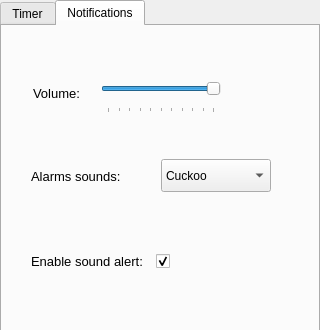
<?xml version="1.0" encoding="UTF-8"?>
<ui version="4.0">
 <class>Settings</class>
 <widget class="QDialog" name="Settings">
  <property name="geometry">
   <rect>
    <x>0</x>
    <y>0</y>
    <width>320</width>
    <height>330</height>
   </rect>
  </property>
  <property name="sizePolicy">
   <sizepolicy hsizetype="Fixed" vsizetype="Fixed">
    <horstretch>0</horstretch>
    <verstretch>0</verstretch>
   </sizepolicy>
  </property>
  <property name="minimumSize">
   <size>
    <width>300</width>
    <height>330</height>
   </size>
  </property>
  <property name="maximumSize">
   <size>
    <width>320</width>
    <height>330</height>
   </size>
  </property>
  <property name="windowTitle">
   <string>Settings</string>
  </property>
  <property name="modal">
   <bool>false</bool>
  </property>
  <layout class="QHBoxLayout" name="horizontalLayout">
   <property name="spacing">
    <number>0</number>
   </property>
   <property name="sizeConstraint">
    <enum>QLayout::SizeConstraint::SetNoConstraint</enum>
   </property>
   <property name="leftMargin">
    <number>0</number>
   </property>
   <property name="topMargin">
    <number>0</number>
   </property>
   <property name="rightMargin">
    <number>0</number>
   </property>
   <property name="bottomMargin">
    <number>0</number>
   </property>
   <item>
    <widget class="QTabWidget" name="tabWidget">
     <property name="enabled">
      <bool>true</bool>
     </property>
     <property name="sizePolicy">
      <sizepolicy hsizetype="Expanding" vsizetype="Expanding">
       <horstretch>0</horstretch>
       <verstretch>0</verstretch>
      </sizepolicy>
     </property>
     <property name="minimumSize">
      <size>
       <width>320</width>
       <height>340</height>
      </size>
     </property>
     <property name="maximumSize">
      <size>
       <width>320</width>
       <height>340</height>
      </size>
     </property>
     <property name="layoutDirection">
      <enum>Qt::LayoutDirection::LeftToRight</enum>
     </property>
     <property name="tabPosition">
      <enum>QTabWidget::TabPosition::North</enum>
     </property>
     <property name="tabShape">
      <enum>QTabWidget::TabShape::Rounded</enum>
     </property>
     <property name="currentIndex">
      <number>1</number>
     </property>
     <property name="elideMode">
      <enum>Qt::TextElideMode::ElideNone</enum>
     </property>
     <property name="movable">
      <bool>false</bool>
     </property>
     <widget class="QWidget" name="configTimer">
      <property name="sizePolicy">
       <sizepolicy hsizetype="Expanding" vsizetype="Expanding">
        <horstretch>0</horstretch>
        <verstretch>0</verstretch>
       </sizepolicy>
      </property>
      <property name="minimumSize">
       <size>
        <width>200</width>
        <height>250</height>
       </size>
      </property>
      <property name="maximumSize">
       <size>
        <width>350</width>
        <height>300</height>
       </size>
      </property>
      <attribute name="title">
       <string>Timer</string>
      </attribute>
      <layout class="QVBoxLayout" name="verticalLayout_2" stretch="0">
       <property name="spacing">
        <number>0</number>
       </property>
       <property name="sizeConstraint">
        <enum>QLayout::SizeConstraint::SetNoConstraint</enum>
       </property>
       <property name="leftMargin">
        <number>0</number>
       </property>
       <property name="topMargin">
        <number>0</number>
       </property>
       <property name="rightMargin">
        <number>0</number>
       </property>
       <property name="bottomMargin">
        <number>0</number>
       </property>
       <item>
        <widget class="QWidget" name="layout_timer_labels_2" native="true">
         <property name="sizePolicy">
          <sizepolicy hsizetype="Expanding" vsizetype="Expanding">
           <horstretch>0</horstretch>
           <verstretch>0</verstretch>
          </sizepolicy>
         </property>
         <property name="minimumSize">
          <size>
           <width>270</width>
           <height>283</height>
          </size>
         </property>
         <property name="maximumSize">
          <size>
           <width>300</width>
           <height>300</height>
          </size>
         </property>
         <layout class="QHBoxLayout" name="horizontalLayout_9" stretch="1,2">
          <property name="spacing">
           <number>10</number>
          </property>
          <property name="sizeConstraint">
           <enum>QLayout::SizeConstraint::SetMinimumSize</enum>
          </property>
          <property name="leftMargin">
           <number>3</number>
          </property>
          <property name="topMargin">
           <number>0</number>
          </property>
          <property name="rightMargin">
           <number>3</number>
          </property>
          <property name="bottomMargin">
           <number>3</number>
          </property>
          <item>
           <layout class="QVBoxLayout" name="verticalLayout">
            <property name="sizeConstraint">
             <enum>QLayout::SizeConstraint::SetNoConstraint</enum>
            </property>
            <property name="leftMargin">
             <number>10</number>
            </property>
            <property name="topMargin">
             <number>0</number>
            </property>
            <property name="rightMargin">
             <number>0</number>
            </property>
            <property name="bottomMargin">
             <number>0</number>
            </property>
            <item>
             <widget class="QLabel" name="label_TimerDuration">
              <property name="sizePolicy">
               <sizepolicy hsizetype="Expanding" vsizetype="Expanding">
                <horstretch>0</horstretch>
                <verstretch>0</verstretch>
               </sizepolicy>
              </property>
              <property name="minimumSize">
               <size>
                <width>0</width>
                <height>0</height>
               </size>
              </property>
              <property name="maximumSize">
               <size>
                <width>100</width>
                <height>30</height>
               </size>
              </property>
              <property name="baseSize">
               <size>
                <width>3</width>
                <height>0</height>
               </size>
              </property>
              <property name="font">
               <font>
                <pointsize>10</pointsize>
                <bold>false</bold>
               </font>
              </property>
              <property name="layoutDirection">
               <enum>Qt::LayoutDirection::LeftToRight</enum>
              </property>
              <property name="frameShape">
               <enum>QFrame::Shape::NoFrame</enum>
              </property>
              <property name="frameShadow">
               <enum>QFrame::Shadow::Plain</enum>
              </property>
              <property name="midLineWidth">
               <number>0</number>
              </property>
              <property name="text">
               <string>Pomodoro:</string>
              </property>
              <property name="alignment">
               <set>Qt::AlignmentFlag::AlignLeading|Qt::AlignmentFlag::AlignLeft|Qt::AlignmentFlag::AlignVCenter</set>
              </property>
              <property name="margin">
               <number>0</number>
              </property>
              <property name="indent">
               <number>-1</number>
              </property>
             </widget>
            </item>
            <item>
             <widget class="QLabel" name="label_shortBreakDuration">
              <property name="sizePolicy">
               <sizepolicy hsizetype="Expanding" vsizetype="Expanding">
                <horstretch>0</horstretch>
                <verstretch>0</verstretch>
               </sizepolicy>
              </property>
              <property name="maximumSize">
               <size>
                <width>100</width>
                <height>30</height>
               </size>
              </property>
              <property name="font">
               <font>
                <pointsize>10</pointsize>
                <bold>false</bold>
               </font>
              </property>
              <property name="text">
               <string>Short break:</string>
              </property>
              <property name="alignment">
               <set>Qt::AlignmentFlag::AlignLeading|Qt::AlignmentFlag::AlignLeft|Qt::AlignmentFlag::AlignVCenter</set>
              </property>
             </widget>
            </item>
            <item>
             <widget class="QLabel" name="label_longBreakDuration">
              <property name="sizePolicy">
               <sizepolicy hsizetype="Expanding" vsizetype="Expanding">
                <horstretch>0</horstretch>
                <verstretch>0</verstretch>
               </sizepolicy>
              </property>
              <property name="maximumSize">
               <size>
                <width>100</width>
                <height>30</height>
               </size>
              </property>
              <property name="font">
               <font>
                <pointsize>10</pointsize>
                <bold>false</bold>
               </font>
              </property>
              <property name="text">
               <string>Long break:</string>
              </property>
              <property name="alignment">
               <set>Qt::AlignmentFlag::AlignLeading|Qt::AlignmentFlag::AlignLeft|Qt::AlignmentFlag::AlignVCenter</set>
              </property>
             </widget>
            </item>
            <item>
             <widget class="QLabel" name="label_longBreakDelay">
              <property name="sizePolicy">
               <sizepolicy hsizetype="Expanding" vsizetype="Expanding">
                <horstretch>0</horstretch>
                <verstretch>0</verstretch>
               </sizepolicy>
              </property>
              <property name="maximumSize">
               <size>
                <width>170</width>
                <height>30</height>
               </size>
              </property>
              <property name="font">
               <font>
                <pointsize>10</pointsize>
                <bold>false</bold>
               </font>
              </property>
              <property name="layoutDirection">
               <enum>Qt::LayoutDirection::LeftToRight</enum>
              </property>
              <property name="text">
               <string>Long break Interval:</string>
              </property>
              <property name="alignment">
               <set>Qt::AlignmentFlag::AlignLeading|Qt::AlignmentFlag::AlignLeft|Qt::AlignmentFlag::AlignVCenter</set>
              </property>
             </widget>
            </item>
           </layout>
          </item>
          <item>
           <layout class="QGridLayout" name="gridLayout" rowstretch="0,0,0,0,0">
            <property name="sizeConstraint">
             <enum>QLayout::SizeConstraint::SetNoConstraint</enum>
            </property>
            <property name="leftMargin">
             <number>5</number>
            </property>
            <property name="topMargin">
             <number>0</number>
            </property>
            <property name="rightMargin">
             <number>0</number>
            </property>
            <property name="bottomMargin">
             <number>0</number>
            </property>
            <property name="spacing">
             <number>5</number>
            </property>
            <item row="4" column="0">
             <widget class="QSpinBox" name="boxSetIntervalDuration">
              <property name="sizePolicy">
               <sizepolicy hsizetype="Expanding" vsizetype="Expanding">
                <horstretch>0</horstretch>
                <verstretch>0</verstretch>
               </sizepolicy>
              </property>
              <property name="minimumSize">
               <size>
                <width>80</width>
                <height>0</height>
               </size>
              </property>
              <property name="maximumSize">
               <size>
                <width>70</width>
                <height>30</height>
               </size>
              </property>
              <property name="alignment">
               <set>Qt::AlignmentFlag::AlignLeading|Qt::AlignmentFlag::AlignLeft|Qt::AlignmentFlag::AlignVCenter</set>
              </property>
              <property name="suffix">
               <string/>
              </property>
             </widget>
            </item>
            <item row="2" column="0">
             <widget class="QSpinBox" name="boxSetShortDuration">
              <property name="sizePolicy">
               <sizepolicy hsizetype="Expanding" vsizetype="Expanding">
                <horstretch>0</horstretch>
                <verstretch>0</verstretch>
               </sizepolicy>
              </property>
              <property name="minimumSize">
               <size>
                <width>80</width>
                <height>0</height>
               </size>
              </property>
              <property name="maximumSize">
               <size>
                <width>80</width>
                <height>30</height>
               </size>
              </property>
              <property name="baseSize">
               <size>
                <width>0</width>
                <height>0</height>
               </size>
              </property>
              <property name="suffix">
               <string/>
              </property>
              <property name="maximum">
               <number>99999</number>
              </property>
             </widget>
            </item>
            <item row="2" column="1">
             <widget class="QLabel" name="label_2">
              <property name="maximumSize">
               <size>
                <width>130</width>
                <height>30</height>
               </size>
              </property>
              <property name="text">
               <string>In minutes</string>
              </property>
             </widget>
            </item>
            <item row="0" column="0">
             <widget class="QSpinBox" name="boxSetTimerDuration">
              <property name="sizePolicy">
               <sizepolicy hsizetype="Expanding" vsizetype="Expanding">
                <horstretch>0</horstretch>
                <verstretch>0</verstretch>
               </sizepolicy>
              </property>
              <property name="minimumSize">
               <size>
                <width>80</width>
                <height>0</height>
               </size>
              </property>
              <property name="maximumSize">
               <size>
                <width>50</width>
                <height>30</height>
               </size>
              </property>
              <property name="toolTip">
               <string>in minutes</string>
              </property>
              <property name="layoutDirection">
               <enum>Qt::LayoutDirection::LeftToRight</enum>
              </property>
              <property name="alignment">
               <set>Qt::AlignmentFlag::AlignLeading|Qt::AlignmentFlag::AlignLeft|Qt::AlignmentFlag::AlignVCenter</set>
              </property>
              <property name="buttonSymbols">
               <enum>QAbstractSpinBox::ButtonSymbols::UpDownArrows</enum>
              </property>
              <property name="specialValueText">
               <string/>
              </property>
              <property name="suffix">
               <string/>
              </property>
              <property name="prefix">
               <string/>
              </property>
              <property name="minimum">
               <number>0</number>
              </property>
              <property name="maximum">
               <number>99999</number>
              </property>
              <property name="displayIntegerBase">
               <number>10</number>
              </property>
             </widget>
            </item>
            <item row="3" column="0">
             <widget class="QSpinBox" name="boxSetLongDuration">
              <property name="sizePolicy">
               <sizepolicy hsizetype="Expanding" vsizetype="Expanding">
                <horstretch>0</horstretch>
                <verstretch>0</verstretch>
               </sizepolicy>
              </property>
              <property name="minimumSize">
               <size>
                <width>80</width>
                <height>0</height>
               </size>
              </property>
              <property name="maximumSize">
               <size>
                <width>70</width>
                <height>30</height>
               </size>
              </property>
              <property name="alignment">
               <set>Qt::AlignmentFlag::AlignLeading|Qt::AlignmentFlag::AlignLeft|Qt::AlignmentFlag::AlignVCenter</set>
              </property>
              <property name="suffix">
               <string/>
              </property>
              <property name="maximum">
               <number>99999</number>
              </property>
             </widget>
            </item>
            <item row="3" column="1">
             <widget class="QLabel" name="label_3">
              <property name="maximumSize">
               <size>
                <width>130</width>
                <height>30</height>
               </size>
              </property>
              <property name="text">
               <string>in minutes</string>
              </property>
             </widget>
            </item>
            <item row="0" column="1">
             <widget class="QLabel" name="label_1">
              <property name="maximumSize">
               <size>
                <width>130</width>
                <height>30</height>
               </size>
              </property>
              <property name="text">
               <string>in minutes</string>
              </property>
             </widget>
            </item>
            <item row="4" column="1">
             <widget class="QLabel" name="label_4">
              <property name="minimumSize">
               <size>
                <width>100</width>
                <height>0</height>
               </size>
              </property>
              <property name="maximumSize">
               <size>
                <width>130</width>
                <height>30</height>
               </size>
              </property>
              <property name="font">
               <font>
                <pointsize>9</pointsize>
               </font>
              </property>
              <property name="text">
               <string>in pomodoros</string>
              </property>
             </widget>
            </item>
           </layout>
          </item>
         </layout>
        </widget>
       </item>
      </layout>
     </widget>
     <widget class="QWidget" name="configNotifications">
      <property name="sizePolicy">
       <sizepolicy hsizetype="Preferred" vsizetype="Preferred">
        <horstretch>0</horstretch>
        <verstretch>0</verstretch>
       </sizepolicy>
      </property>
      <property name="minimumSize">
       <size>
        <width>150</width>
        <height>50</height>
       </size>
      </property>
      <property name="maximumSize">
       <size>
        <width>270</width>
        <height>300</height>
       </size>
      </property>
      <property name="layoutDirection">
       <enum>Qt::LayoutDirection::LeftToRight</enum>
      </property>
      <attribute name="title">
       <string>Notifications</string>
      </attribute>
      <layout class="QVBoxLayout" name="verticalLayout_4" stretch="0">
       <property name="spacing">
        <number>0</number>
       </property>
       <property name="sizeConstraint">
        <enum>QLayout::SizeConstraint::SetNoConstraint</enum>
       </property>
       <property name="leftMargin">
        <number>0</number>
       </property>
       <property name="topMargin">
        <number>0</number>
       </property>
       <property name="rightMargin">
        <number>0</number>
       </property>
       <property name="bottomMargin">
        <number>0</number>
       </property>
       <item>
        <widget class="QWidget" name="layout_notifications" native="true">
         <property name="sizePolicy">
          <sizepolicy hsizetype="Preferred" vsizetype="Preferred">
           <horstretch>0</horstretch>
           <verstretch>0</verstretch>
          </sizepolicy>
         </property>
         <property name="minimumSize">
          <size>
           <width>300</width>
           <height>270</height>
          </size>
         </property>
         <property name="maximumSize">
          <size>
           <width>300</width>
           <height>270</height>
          </size>
         </property>
         <layout class="QFormLayout" name="formLayout_5">
          <property name="sizeConstraint">
           <enum>QLayout::SizeConstraint::SetNoConstraint</enum>
          </property>
          <property name="fieldGrowthPolicy">
           <enum>QFormLayout::FieldGrowthPolicy::FieldsStayAtSizeHint</enum>
          </property>
          <property name="rowWrapPolicy">
           <enum>QFormLayout::RowWrapPolicy::WrapLongRows</enum>
          </property>
          <property name="labelAlignment">
           <set>Qt::AlignmentFlag::AlignCenter</set>
          </property>
          <property name="formAlignment">
           <set>Qt::AlignmentFlag::AlignCenter</set>
          </property>
          <property name="horizontalSpacing">
           <number>5</number>
          </property>
          <property name="verticalSpacing">
           <number>0</number>
          </property>
          <property name="leftMargin">
           <number>3</number>
          </property>
          <property name="topMargin">
           <number>5</number>
          </property>
          <property name="rightMargin">
           <number>5</number>
          </property>
          <property name="bottomMargin">
           <number>5</number>
          </property>
          <item row="0" column="0" colspan="2">
           <widget class="QWidget" name="widget_volume" native="true">
            <property name="sizePolicy">
             <sizepolicy hsizetype="Expanding" vsizetype="Expanding">
              <horstretch>0</horstretch>
              <verstretch>0</verstretch>
             </sizepolicy>
            </property>
            <property name="minimumSize">
             <size>
              <width>250</width>
              <height>30</height>
             </size>
            </property>
            <property name="maximumSize">
             <size>
              <width>250</width>
              <height>80</height>
             </size>
            </property>
            <layout class="QHBoxLayout" name="horizontalLayout_7">
             <property name="spacing">
              <number>7</number>
             </property>
             <property name="sizeConstraint">
              <enum>QLayout::SizeConstraint::SetNoConstraint</enum>
             </property>
             <property name="leftMargin">
              <number>5</number>
             </property>
             <property name="topMargin">
              <number>5</number>
             </property>
             <property name="rightMargin">
              <number>0</number>
             </property>
             <property name="bottomMargin">
              <number>0</number>
             </property>
             <item>
              <layout class="QHBoxLayout" name="horizontalLayout_4" stretch="0,1,1">
               <property name="spacing">
                <number>0</number>
               </property>
               <property name="sizeConstraint">
                <enum>QLayout::SizeConstraint::SetDefaultConstraint</enum>
               </property>
               <property name="leftMargin">
                <number>2</number>
               </property>
               <property name="topMargin">
                <number>5</number>
               </property>
               <property name="rightMargin">
                <number>5</number>
               </property>
               <property name="bottomMargin">
                <number>5</number>
               </property>
               <item>
                <widget class="QLabel" name="label_volume">
                 <property name="sizePolicy">
                  <sizepolicy hsizetype="Preferred" vsizetype="Preferred">
                   <horstretch>0</horstretch>
                   <verstretch>0</verstretch>
                  </sizepolicy>
                 </property>
                 <property name="maximumSize">
                  <size>
                   <width>120</width>
                   <height>40</height>
                  </size>
                 </property>
                 <property name="font">
                  <font>
                   <pointsize>10</pointsize>
                   <bold>false</bold>
                  </font>
                 </property>
                 <property name="text">
                  <string>Volume:</string>
                 </property>
                </widget>
               </item>
               <item>
                <widget class="QSlider" name="volume_slider">
                 <property name="sizePolicy">
                  <sizepolicy hsizetype="Preferred" vsizetype="Preferred">
                   <horstretch>0</horstretch>
                   <verstretch>0</verstretch>
                  </sizepolicy>
                 </property>
                 <property name="maximumSize">
                  <size>
                   <width>120</width>
                   <height>40</height>
                  </size>
                 </property>
                 <property name="maximum">
                  <number>100</number>
                 </property>
                 <property name="value">
                  <number>100</number>
                 </property>
                 <property name="orientation">
                  <enum>Qt::Orientation::Horizontal</enum>
                 </property>
                 <property name="tickPosition">
                  <enum>QSlider::TickPosition::TicksBelow</enum>
                 </property>
                 <property name="tickInterval">
                  <number>0</number>
                 </property>
                </widget>
               </item>
               <item>
                <widget class="QLabel" name="label_setVolumeValue">
                 <property name="maximumSize">
                  <size>
                   <width>50</width>
                   <height>70</height>
                  </size>
                 </property>
                 <property name="font">
                  <font>
                   <pointsize>9</pointsize>
                   <bold>true</bold>
                  </font>
                 </property>
                 <property name="text">
                  <string/>
                 </property>
                 <property name="alignment">
                  <set>Qt::AlignmentFlag::AlignCenter</set>
                 </property>
                </widget>
               </item>
              </layout>
             </item>
            </layout>
           </widget>
          </item>
          <item row="2" column="0" colspan="2">
           <widget class="QWidget" name="widget_soundAlert" native="true">
            <property name="sizePolicy">
             <sizepolicy hsizetype="Expanding" vsizetype="Expanding">
              <horstretch>0</horstretch>
              <verstretch>0</verstretch>
             </sizepolicy>
            </property>
            <property name="minimumSize">
             <size>
              <width>250</width>
              <height>30</height>
             </size>
            </property>
            <property name="maximumSize">
             <size>
              <width>250</width>
              <height>80</height>
             </size>
            </property>
            <layout class="QHBoxLayout" name="horizontalLayout_6">
             <property name="spacing">
              <number>0</number>
             </property>
             <property name="sizeConstraint">
              <enum>QLayout::SizeConstraint::SetNoConstraint</enum>
             </property>
             <property name="leftMargin">
              <number>0</number>
             </property>
             <property name="topMargin">
              <number>0</number>
             </property>
             <property name="rightMargin">
              <number>0</number>
             </property>
             <property name="bottomMargin">
              <number>0</number>
             </property>
             <item>
              <layout class="QHBoxLayout" name="horizontalLayout_3" stretch="1,0">
               <property name="spacing">
                <number>5</number>
               </property>
               <property name="sizeConstraint">
                <enum>QLayout::SizeConstraint::SetNoConstraint</enum>
               </property>
               <property name="leftMargin">
                <number>5</number>
               </property>
               <property name="topMargin">
                <number>5</number>
               </property>
               <property name="rightMargin">
                <number>5</number>
               </property>
               <property name="bottomMargin">
                <number>5</number>
               </property>
               <item>
                <widget class="QLabel" name="label_sound_alert">
                 <property name="maximumSize">
                  <size>
                   <width>120</width>
                   <height>40</height>
                  </size>
                 </property>
                 <property name="font">
                  <font>
                   <pointsize>10</pointsize>
                  </font>
                 </property>
                 <property name="text">
                  <string>Enable sound alert:</string>
                 </property>
                </widget>
               </item>
               <item>
                <widget class="QCheckBox" name="checkBox_sound_alert">
                 <property name="sizePolicy">
                  <sizepolicy hsizetype="Expanding" vsizetype="Expanding">
                   <horstretch>0</horstretch>
                   <verstretch>0</verstretch>
                  </sizepolicy>
                 </property>
                 <property name="maximumSize">
                  <size>
                   <width>130</width>
                   <height>30</height>
                  </size>
                 </property>
                 <property name="text">
                  <string/>
                 </property>
                 <property name="checked">
                  <bool>true</bool>
                 </property>
                </widget>
               </item>
              </layout>
             </item>
            </layout>
           </widget>
          </item>
          <item row="1" column="0" colspan="2">
           <widget class="QWidget" name="widget_soundAlarms" native="true">
            <property name="sizePolicy">
             <sizepolicy hsizetype="Expanding" vsizetype="Expanding">
              <horstretch>0</horstretch>
              <verstretch>0</verstretch>
             </sizepolicy>
            </property>
            <property name="minimumSize">
             <size>
              <width>250</width>
              <height>30</height>
             </size>
            </property>
            <property name="maximumSize">
             <size>
              <width>250</width>
              <height>80</height>
             </size>
            </property>
            <layout class="QHBoxLayout" name="horizontalLayout_5">
             <property name="sizeConstraint">
              <enum>QLayout::SizeConstraint::SetNoConstraint</enum>
             </property>
             <property name="leftMargin">
              <number>0</number>
             </property>
             <property name="topMargin">
              <number>0</number>
             </property>
             <property name="rightMargin">
              <number>0</number>
             </property>
             <property name="bottomMargin">
              <number>0</number>
             </property>
             <item>
              <layout class="QHBoxLayout" name="horizontalLayout_2" stretch="0,1,1">
               <property name="spacing">
                <number>0</number>
               </property>
               <property name="sizeConstraint">
                <enum>QLayout::SizeConstraint::SetNoConstraint</enum>
               </property>
               <property name="leftMargin">
                <number>5</number>
               </property>
               <property name="topMargin">
                <number>5</number>
               </property>
               <property name="rightMargin">
                <number>5</number>
               </property>
               <property name="bottomMargin">
                <number>5</number>
               </property>
               <item>
                <widget class="QLabel" name="label_set_alarm">
                 <property name="sizePolicy">
                  <sizepolicy hsizetype="Preferred" vsizetype="Preferred">
                   <horstretch>0</horstretch>
                   <verstretch>0</verstretch>
                  </sizepolicy>
                 </property>
                 <property name="maximumSize">
                  <size>
                   <width>120</width>
                   <height>40</height>
                  </size>
                 </property>
                 <property name="font">
                  <font>
                   <pointsize>10</pointsize>
                   <bold>false</bold>
                  </font>
                 </property>
                 <property name="text">
                  <string>Alarms sounds:</string>
                 </property>
                </widget>
               </item>
               <item>
                <widget class="QPushButton" name="btton_playAlarm">
                 <property name="sizePolicy">
                  <sizepolicy hsizetype="Preferred" vsizetype="Preferred">
                   <horstretch>0</horstretch>
                   <verstretch>0</verstretch>
                  </sizepolicy>
                 </property>
                 <property name="maximumSize">
                  <size>
                   <width>30</width>
                   <height>20</height>
                  </size>
                 </property>
                 <property name="toolTip">
                  <string>play</string>
                 </property>
                 <property name="text">
                  <string/>
                 </property>
                 <property name="icon">
                  <iconset resource="../../resources.qrc">
                   <normaloff>:/icons/assets/icons/play.png</normaloff>:/icons/assets/icons/play.png</iconset>
                 </property>
                 <property name="iconSize">
                  <size>
                   <width>25</width>
                   <height>20</height>
                  </size>
                 </property>
                 <property name="flat">
                  <bool>true</bool>
                 </property>
                </widget>
               </item>
               <item>
                <widget class="QComboBox" name="combBox_Alarm_sound">
                 <property name="sizePolicy">
                  <sizepolicy hsizetype="Preferred" vsizetype="Preferred">
                   <horstretch>0</horstretch>
                   <verstretch>0</verstretch>
                  </sizepolicy>
                 </property>
                 <property name="minimumSize">
                  <size>
                   <width>0</width>
                   <height>30</height>
                  </size>
                 </property>
                 <property name="maximumSize">
                  <size>
                   <width>110</width>
                   <height>33</height>
                  </size>
                 </property>
                 <property name="currentText">
                  <string>Cuckoo</string>
                 </property>
                 <property name="insertPolicy">
                  <enum>QComboBox::InsertPolicy::InsertAtBottom</enum>
                 </property>
                 <item>
                  <property name="text">
                   <string>Cuckoo</string>
                  </property>
                 </item>
                 <item>
                  <property name="text">
                   <string>Cuckoo 2</string>
                  </property>
                 </item>
                 <item>
                  <property name="text">
                   <string>Digital clock</string>
                  </property>
                 </item>
                 <item>
                  <property name="text">
                   <string>Digital clock 2</string>
                  </property>
                 </item>
                 <item>
                  <property name="text">
                   <string>Digital clock 3</string>
                  </property>
                 </item>
                </widget>
               </item>
              </layout>
             </item>
            </layout>
           </widget>
          </item>
         </layout>
        </widget>
       </item>
      </layout>
     </widget>
    </widget>
   </item>
  </layout>
 </widget>
 <resources>
  <include location="../../resources.qrc"/>
 </resources>
 <connections/>
</ui>
